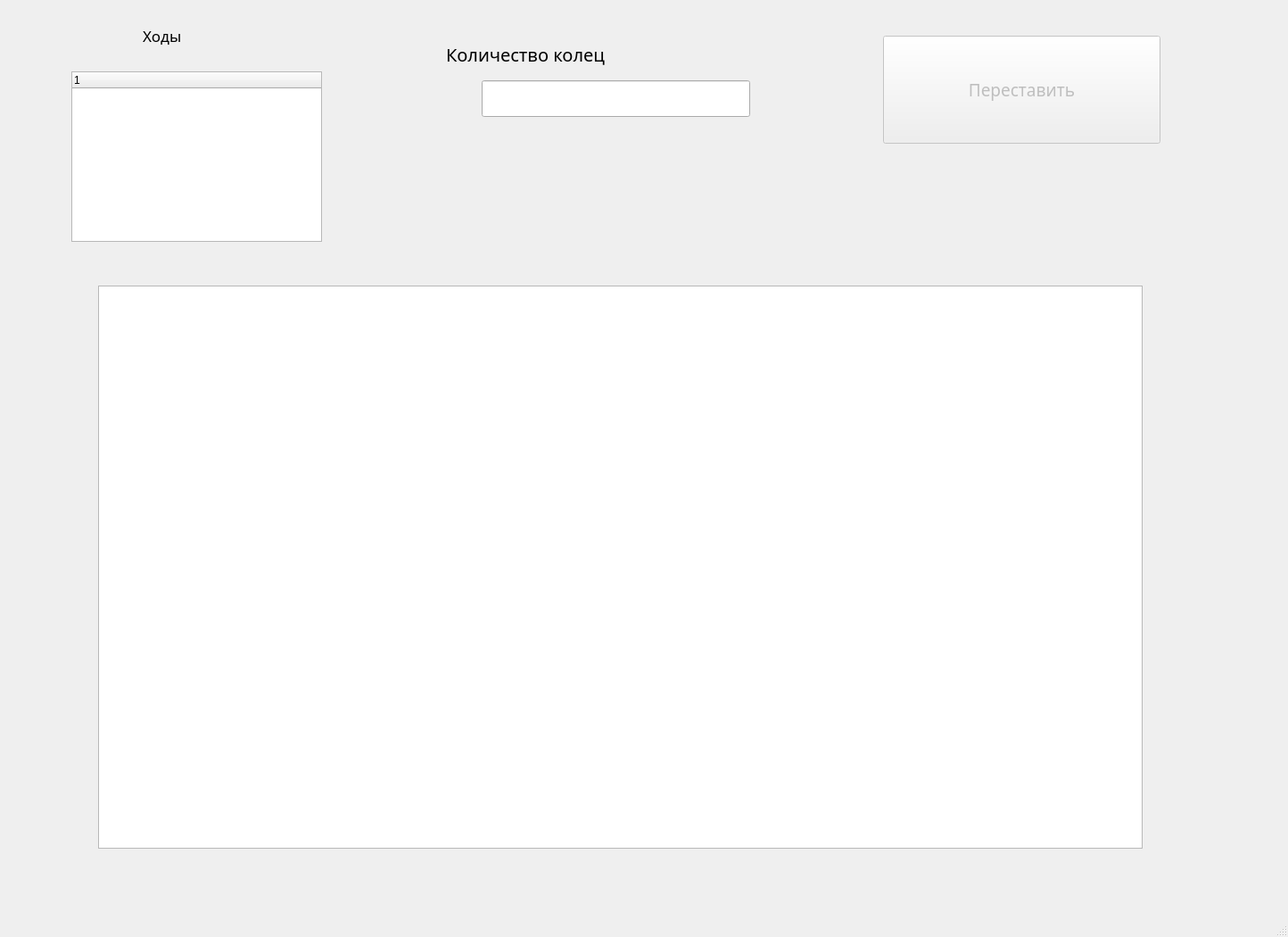
<?xml version="1.0" encoding="UTF-8"?>
<ui version="4.0">
 <class>MainWindow</class>
 <widget class="QMainWindow" name="MainWindow">
  <property name="geometry">
   <rect>
    <x>0</x>
    <y>0</y>
    <width>1444</width>
    <height>1050</height>
   </rect>
  </property>
  <property name="windowTitle">
   <string>MainWindow</string>
  </property>
  <widget class="QWidget" name="centralwidget">
   <widget class="QGraphicsView" name="graphicsView">
    <property name="geometry">
     <rect>
      <x>110</x>
      <y>320</y>
      <width>1171</width>
      <height>631</height>
     </rect>
    </property>
   </widget>
   <widget class="QLineEdit" name="Count_of_rings_line">
    <property name="geometry">
     <rect>
      <x>540</x>
      <y>90</y>
      <width>301</width>
      <height>41</height>
     </rect>
    </property>
   </widget>
   <widget class="QLabel" name="label">
    <property name="geometry">
     <rect>
      <x>500</x>
      <y>30</y>
      <width>401</width>
      <height>61</height>
     </rect>
    </property>
    <property name="font">
     <font>
      <family>Titillium Web</family>
      <pointsize>15</pointsize>
     </font>
    </property>
    <property name="text">
     <string>Количество колец</string>
    </property>
   </widget>
   <widget class="QPushButton" name="Solve_button">
    <property name="enabled">
     <bool>false</bool>
    </property>
    <property name="geometry">
     <rect>
      <x>990</x>
      <y>40</y>
      <width>311</width>
      <height>121</height>
     </rect>
    </property>
    <property name="font">
     <font>
      <family>Titillium Web</family>
      <pointsize>14</pointsize>
     </font>
    </property>
    <property name="text">
     <string>Переставить</string>
    </property>
   </widget>
   <widget class="QTreeWidget" name="Output_tree">
    <property name="geometry">
     <rect>
      <x>80</x>
      <y>80</y>
      <width>281</width>
      <height>191</height>
     </rect>
    </property>
    <column>
     <property name="text">
      <string notr="true">1</string>
     </property>
    </column>
   </widget>
   <widget class="QLabel" name="label_2">
    <property name="geometry">
     <rect>
      <x>160</x>
      <y>19</y>
      <width>111</width>
      <height>41</height>
     </rect>
    </property>
    <property name="font">
     <font>
      <family>Titillium Web</family>
      <pointsize>13</pointsize>
     </font>
    </property>
    <property name="text">
     <string>Ходы</string>
    </property>
   </widget>
  </widget>
  <widget class="QMenuBar" name="menubar">
   <property name="geometry">
    <rect>
     <x>0</x>
     <y>0</y>
     <width>1444</width>
     <height>39</height>
    </rect>
   </property>
  </widget>
  <widget class="QStatusBar" name="statusbar"/>
 </widget>
 <resources/>
 <connections/>
</ui>
